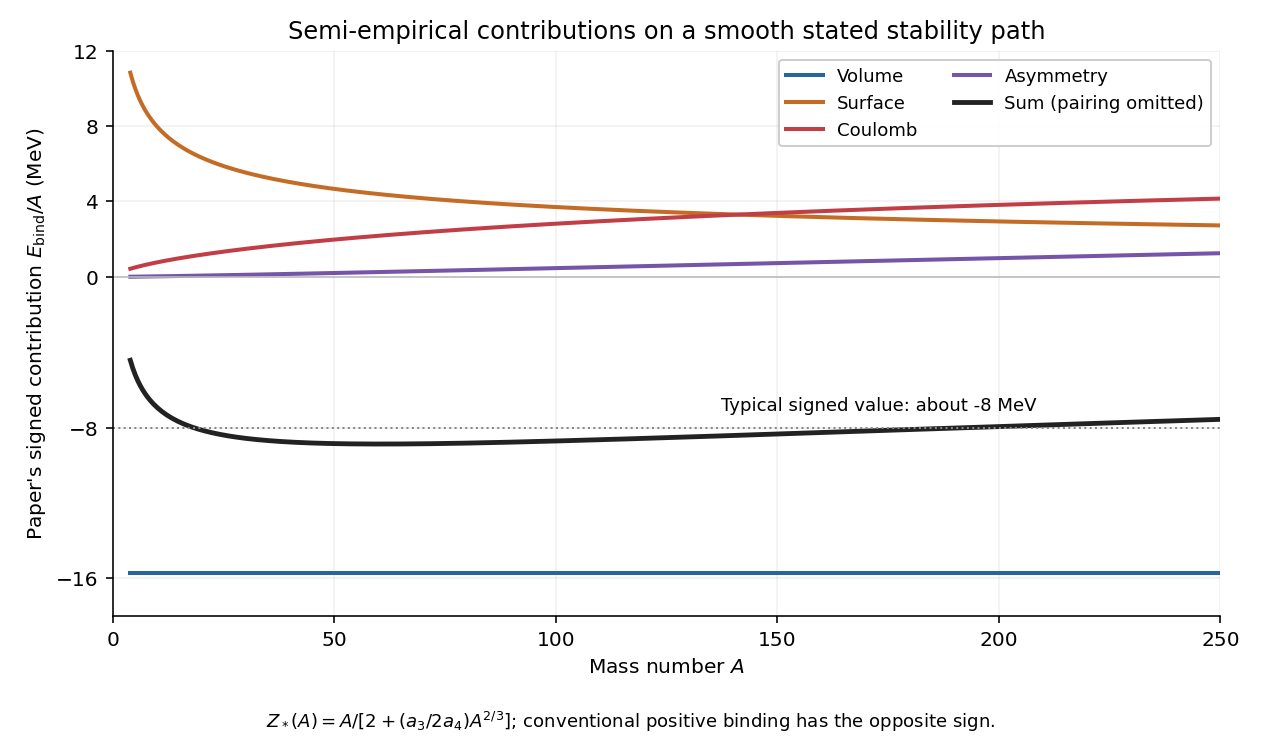

This figure's Python source:
"""Original 2021 Particle and Nuclear Physics solution figure.

Writes the PNG basename to the current working directory. Dependencies are
numpy and matplotlib, declared in the repository pyproject.toml.
Tested with Python 3.14.4, NumPy 2.3.5, Matplotlib 3.10.7.
"""
from pathlib import Path
import matplotlib
matplotlib.use("Agg")
import matplotlib.pyplot as plt
from matplotlib.patches import Rectangle
import numpy as np


def line(ax, a, b, kind="fermion", backwards=False, label=None):
    a, b = np.array(a, dtype=float), np.array(b, dtype=float)
    d = b - a
    n = np.array([-d[1], d[0]]) / np.linalg.norm(d)
    if kind in ("wavy", "gluon"):
        t = np.linspace(0, 1, 300)
        phase = 16 * np.pi * t
        curve = a[:, None] + d[:, None] * t + 0.045 * n[:, None] * np.sin(phase)
        if kind == "gluon":
            curve += 0.045 * (d / np.linalg.norm(d))[:, None] * (np.cos(phase)-1) * np.sin(np.pi*t)
        ax.plot(*curve, color="#27618c", lw=1.6)
    else:
        ax.plot([a[0], b[0]], [a[1], b[1]], color="#333333", lw=1.5)
        if kind == "fermion":
            if backwards:
                a, b = b, a
            ax.annotate("", xy=a+0.61*(b-a), xytext=a+0.43*(b-a),
                        arrowprops={"arrowstyle":"-|>","color":"#333333","lw":1.3})
    if label:
        pos=(a+b)/2+0.17*n
        ax.text(*pos, label, fontsize=12, ha="center", va="center", color="#174564")


def text(ax, x, y, label, **kwargs):
    ax.text(x, y, label, ha="center", va="center", fontsize=12, **kwargs)


def setup(ax, xlim=(-.3,7), ylim=(-2.1,3.9)):
    ax.set_xlim(*xlim);ax.set_ylim(*ylim);ax.axis("off")


def save(fig):
    fig.savefig(Path(__file__).with_suffix(".png").name,dpi=145,facecolor="white")
    plt.close(fig)


def main():
    A=np.linspace(4,250,900)
    Z=A/(2+(.71/(2*23.3))*A**(2/3))
    volume=np.full_like(A,-15.7);surface=17.2/A**(1/3)
    coulomb=.71*Z**2/A**(4/3);asymmetry=23.3*(1-2*Z/A)**2
    total=volume+surface+coulomb+asymmetry
    fig,ax=plt.subplots(figsize=(8.7,5.1))
    for term,label,colour in [(volume,"Volume", "#28659a"),(surface,"Surface", "#c46c26"),(coulomb,"Coulomb", "#c13e47"),(asymmetry,"Asymmetry", "#7654a8")]:ax.plot(A,term,label=label,lw=2,color=colour)
    ax.plot(A,total,label="Sum (pairing omitted)",color="#222222",lw=2.4)
    ax.axhline(0,color="#bbbbbb",lw=.8)
    ax.axhline(-8,color="#888888",ls=":",lw=1)
    ax.text(173,-7.1,"Typical signed value: about -8 MeV",fontsize=9,ha="center")
    ax.set_xlabel(r"Mass number $A$")
    ax.set_ylabel(r"Paper's signed contribution $E_{\rm bind}/A$ (MeV)")
    ax.set_title("Semi-empirical contributions on a smooth stated stability path",fontsize=12)
    ax.set_xlim(0,250);ax.set_ylim(-18,12);ax.set_yticks([-16,-8,0,4,8,12])
    ax.legend(loc="upper right",fontsize=9,ncol=2,framealpha=.95)
    ax.grid(alpha=.18);ax.spines[["top","right"]].set_visible(False)
    fig.text(.5,.015,r"$Z_*(A)=A/[2+(a_3/2a_4)A^{2/3}]$; conventional positive binding has the opposite sign.",ha="center",fontsize=9)
    fig.tight_layout(rect=(0,.05,1,1));save(fig)

if __name__=="__main__":main()
